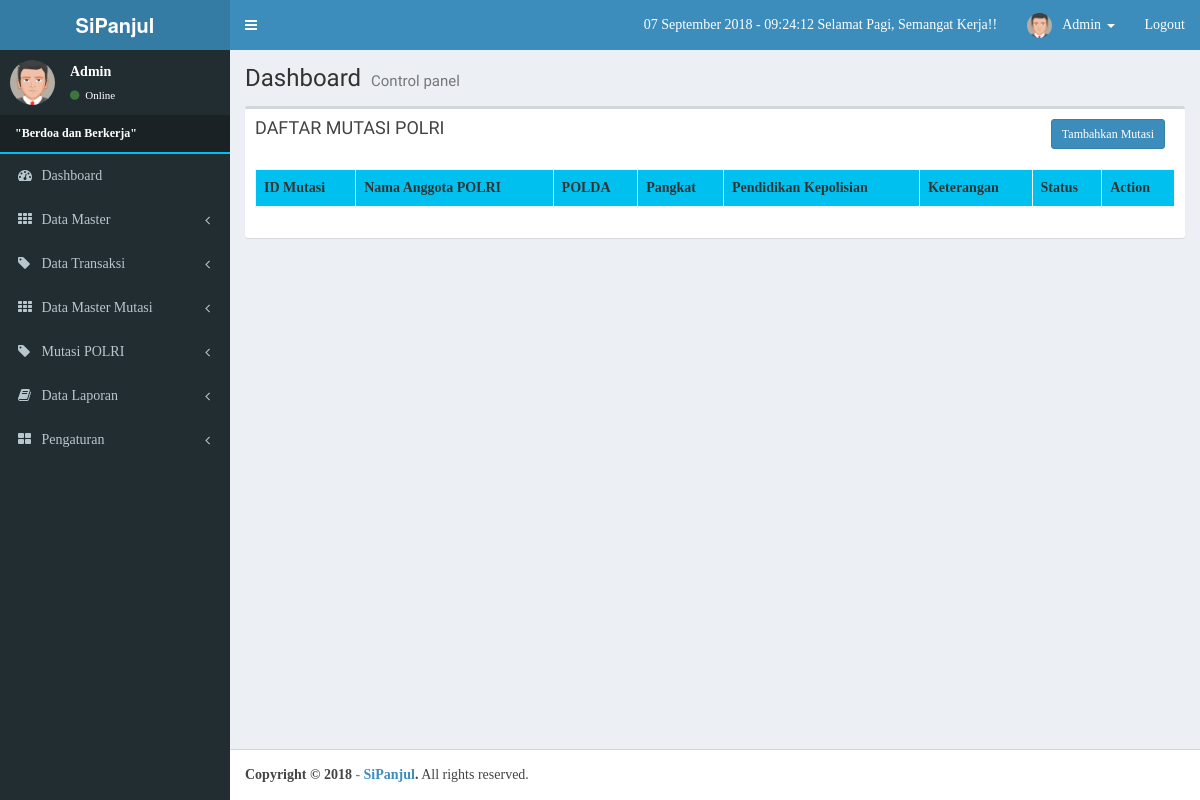
The page /index.php?view=mutasi (signed in) on the database as committed earlier.
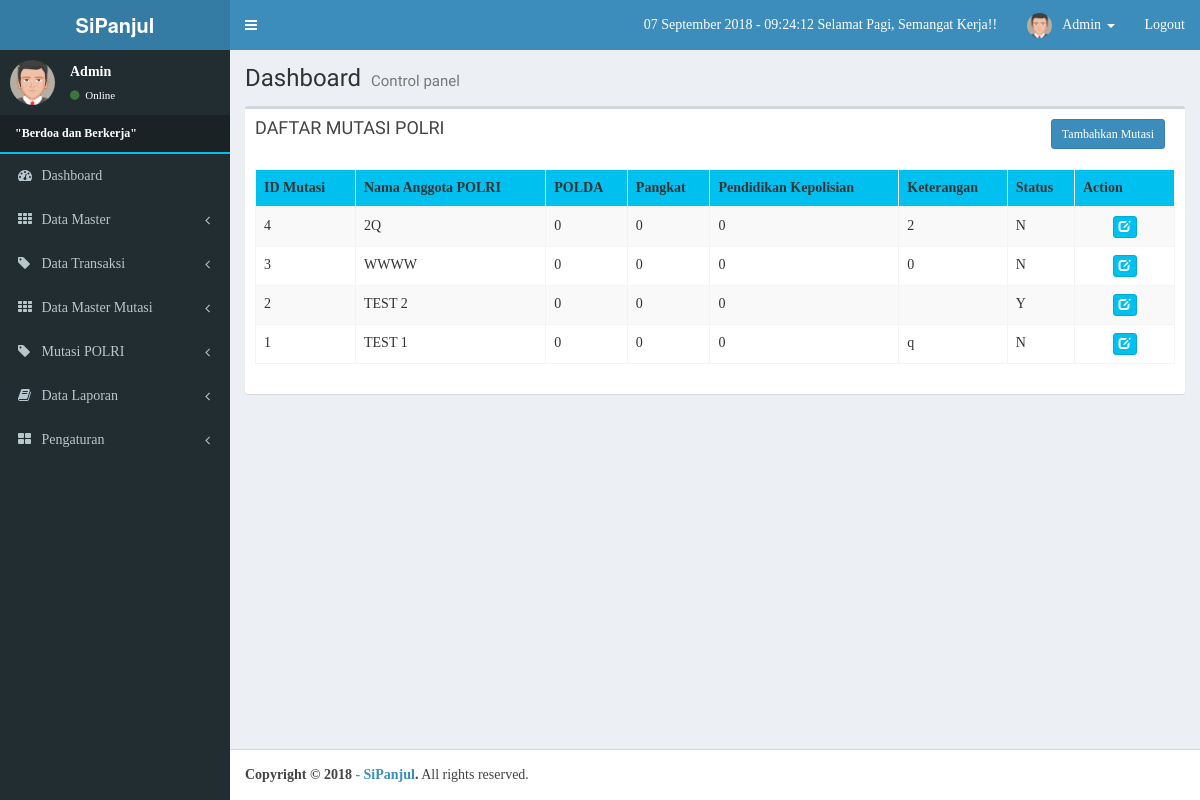
The same page on the database as committed later.
### tables this page shows
CREATE TABLE IF NOT EXISTS `iw_users` (
  `username` varchar(50) NOT NULL DEFAULT '',
  `password` varchar(255) NOT NULL,
  `nama_lengkap` varchar(100) NOT NULL,
  `email` varchar(100) NOT NULL,
  `no_telp` varchar(20) NOT NULL,
  `foto` varchar(100) NOT NULL DEFAULT 'default.png',
  `level` varchar(20) NOT NULL,
  `blokir` enum('Y','N') NOT NULL DEFAULT 'N',
  `id_session` varchar(100) NOT NULL
);

CREATE TABLE IF NOT EXISTS `iw_mutasi` (
`id_mutasi` int(5) NOT NULL,
  `nm_anggota` varchar(100) NOT NULL,
  `id_polda` int(11) NOT NULL,
  `id_pangkat` int(11) NOT NULL,
  `id_pendidikan` int(11) NOT NULL,
  `keterangan` text NOT NULL,
  `status` enum('Y','N') NOT NULL DEFAULT 'Y'
);

### config/library.php (called while the page is built, shortened)
<?php
$tgl_skrg     = date("d");
$bln_sekarang = date("m");
$thn_sekarang = date("Y");
$jam_sekarang = date("H:i:s");
?>

### config/fungsi_indotgl.php (called while the page is built, shortened)
<?php
	function getBulanraport($bln){
				switch ($bln){
					case 9:
						return "September";
						break;
				}
			}
?>

### application/mutasi_polri.php (the view, shortened to what this page needs)
<?php
if ($_GET[act]==''){
?>
            <div class="col-xs-12">
              <div class="box">
                <div class="box-header">
                  <h3 class="box-title">DAFTAR MUTASI POLRI</h3>
                  <form style='margin-right:5px; margin-top:0px' class='pull-right' action='' method='GET'>
                  <a style='margin-right:5px' class='pull-right btn btn-primary btn-sm' href='index.php?view=mutasi&act=tambahmutasi'>Tambahkan Mutasi</a>
                  </form>
                </div>
                <div class="box-body">
                <form action='' method='POST'>
                <?php
                    echo "<table id='example1' class='table table-bordered table-striped'>
                    <thead style='background:#00c0ef;'>";
                  echo "<th>ID Mutasi</th>
						<th>Nama Anggota POLRI</th>
                        <th>POLDA</th>
						<th>Pangkat</th>
						<th>Pendidikan Kepolisian</th>
						<th>Keterangan</th>
                        <th>Status</th>
                        <th>Action</th>
                        </tr>
                    </thead>
                    <tbody>";
                    $tampil = mysql_query("SELECT * FROM iw_mutasi
                        ORDER BY id_mutasi DESC");
                    while($r=mysql_fetch_array($tampil)){
                    echo "<tr>";
                              echo "
                              <td width='100px'>$r[id_mutasi]</td>
                              <td>$r[nm_anggota]</td>
							  <td>$r[id_polda]</td>
							  <td>$r[id_pangkat]</td>
							  <td>$r[id_pendidikan]</td>
							  <td>$r[keterangan]</td>
                              <td>$r[status]</td>
                              <td width='100px'><center>
                                  <a class='btn btn-info btn-xs' title='Edit mutasi' href='?view=mutasi&act=editmutasi&id=$r[id_mutasi]'><span class='glyphicon glyphicon-edit'></span></a>
                                </center></td></tr>";
                      }
                  ?>
                    </tbody>
                  </table>
                </div>
              </div>
            </div>
<?php
}
?>

### index.php (shortened to what this page needs)
<?php
  include "config/library.php";
  include "config/fungsi_indotgl.php";
  if (isset($_SESSION[id])){
      if ($_SESSION[level]=='admin'){
          $iden = mysql_fetch_array(mysql_query("SELECT * FROM iw_users where username='$_SESSION[id]'"));
           $nama =  $iden[nama_lengkap];
           $foto = 'dist/img/avatar5.png';
      }
?>
<!DOCTYPE html>
<html>
  <head>
    <link rel="stylesheet" href="bootstrap/css/bootstrap.min.css">
    <link rel="stylesheet" href="https://maxcdn.bootstrapcdn.com/font-awesome/4.4.0/css/font-awesome.min.css">
    <link rel="stylesheet" href="https://code.ionicframework.com/ionicons/2.0.1/css/ionicons.min.css">
    <link rel="stylesheet" href="plugins/datatables/dataTables.bootstrap.css">
    <link rel="stylesheet" href="dist/css/AdminLTE.min.css">
    <link rel="stylesheet" href="dist/css/skins/_all-skins.min.css">
    <link rel="stylesheet" href="plugins/iCheck/flat/blue.css">
    <link rel="stylesheet" href="plugins/morris/morris.css">
    <link rel="stylesheet" href="plugins/jvectormap/jquery-jvectormap-1.2.2.css">
    <link rel="stylesheet" href="plugins/datepicker/datepicker3.css">
    <link rel="stylesheet" href="plugins/daterangepicker/daterangepicker-bs3.css">
    <link rel="stylesheet" href="plugins/bootstrap-wysihtml5/bootstrap3-wysihtml5.min.css">
  <link href="jquery-ui-1.11.4/smoothness/jquery-ui.css" rel="stylesheet" />
  <link rel="stylesheet" href="jquery-ui-1.11.4/jquery-ui.theme.css">
    <link rel="stylesheet" href="style.css" type="text/css" />
  </head>
  <body class="hold-transition skin-blue sidebar-mini">
    <div class="wrapper">
      <header class="main-header">
          <?php include "main-header.php"; ?>
      </header>
      <aside class="main-sidebar">
            <?php
              if ($_SESSION[level]=='user'){
                include "menu-user.php";
              }elseif ($_SESSION[level]=='kasir'){
                include "menu-kasir.php";
              }elseif ($_SESSION[level]=='admin'){
                include "menu-admin.php";
              }else{
                include "menu-default.php";
              }
            ?>
      </aside>
      <div class="content-wrapper">
        <section class="content-header">
          <h1> Dashboard <small>Control panel</small> </h1>
        </section>
        <section class="content">
        <?php
          if ($_GET[view]=='home' OR $_GET[view]==''){
              if($_SESSION[level]=='admin'){
                  include "application/home_admin.php";
              }elseif($_SESSION[level]=='user'){
                  echo "<div class='row'>";
                          include "application/home_user_row1.php";
                  echo "</div>
                        <div class='row'>";
                          include "application/home_user_row2.php";
                  echo "</div>";
              }else{
                  echo "<div class='row'>";
                          include "application/home_default.php";
                  echo "</div>
                        <div class='row'>";
                          include "";
                  echo "</div>";
              }
          }
          elseif ($_GET[view]=='kategori'){
            echo "<div class='row'>";
                    include "application/master_kategori.php";
            echo "</div>";
          }elseif ($_GET[view]=='jenis'){
            echo "<div class='row'>";
                    include "application/master_jenis.php";
            echo "</div>";
          }elseif ($_GET[view]=='produk'){
            echo "<div class='row'>";
                    include "application/master_produk.php";
            echo "</div>";
          }elseif ($_GET[view]=='supplier'){
            echo "<div class='row'>";
                    include "application/master_supplier.php";
            echo "</div>";
          }elseif ($_GET[view]=='merk'){
            echo "<div class='row'>";
                    include "application/master_merk.php";
            echo "</div>";
          }elseif ($_GET[view]=='type'){
            echo "<div class='row'>";
                    include "application/master_type.php";
            echo "</div>";
          }
          elseif ($_GET[view]=='pembelian'){
            echo "<div class='row'>";
                    include "application/transaksi_pembelian.php";
            echo "</div>";
          }elseif ($_GET[view]=='penjualan'){
            echo "<div class='row'>";
                    include "application/transaksi_penjualan.php";
            echo "</div>";
          }
          elseif ($_GET[view]=='polda'){
            echo "<div class='row'>";
                    include "application/master_polda.php";
            echo "</div>";
          }elseif ($_GET[view]=='pangkat'){
            echo "<div class='row'>";
                    include "application/master_pangkat.php";
            echo "</div>";
          }elseif ($_GET[view]=='pendidikan'){
            echo "<div class='row'>";
                    include "application/master_pendidikan.php";
            echo "</div>";
          }
          elseif ($_GET[view]=='mutasi'){
            echo "<div class='row'>";
                    include "application/mutasi_polri.php";
            echo "</div>";
          }
          elseif ($_GET[view]=='laporanpembelian'){
            echo "<div class='row'>";
                    include "application/laporan_pembelian.php";
            echo "</div>";
          }elseif ($_GET[view]=='laporanpenjualan'){
            echo "<div class='row'>";
                    include "application/laporan_penjualan.php";
            echo "</div>";
          }elseif ($_GET[view]=='stockopname'){
            echo "<div class='row'>";
                    include "application/laporan_stockopname.php";
            echo "</div>";
          }
          elseif ($_GET[view]=='pengaturanstok'){
            echo "<div class='row'>";
                    include "application/pengaturan_stok.php";
            echo "</div>";
          }elseif ($_GET[view]=='pengaturanpengguna'){
            echo "<div class='row'>";
                    include "application/pengaturan_pengguna.php";
            echo "</div>";
          }
        ?>
        </section>
      </div>
      <footer class="main-footer">
          <?php include "footer.php"; ?>
      </footer>
    </div>
  </body>
</html>
<?php
  }else{
    include "login.php";
  }
?>

### main-header.php (shortened to what this page needs)
  <a href="index.php" class="logo">
    <span class="logo-lg"><b>SiPanjul</b></span>
  </a>
  <nav class="navbar navbar-static-top" role="navigation">
    <a href="#" class="sidebar-toggle" data-toggle="offcanvas" role="button">
    </a>
    <div class="navbar-custom-menu">
      <ul class="nav navbar-nav">
        <li>
  <a href="index.php"><span><?php echo"$tgl_skrg";?> <?php
  $bulan=getBulanraport($bln_sekarang);
  echo"$bulan";?> <?php echo"$thn_sekarang";?> - <?php echo"$jam_sekarang";?>
  Semangat Kerja!!</span>
  </a>
</li>
        <li class="dropdown user user-menu">
          <a href="#" class="dropdown-toggle" data-toggle="dropdown">
            <img src="<?php echo $foto; ?>" class="user-image" alt="User Image">
            <span class="hidden-xs"><?php echo $nama; ?></span> <span class='caret'></span>
          </a>
        </li>
        <li><a href="logout.php" >Logout</a></li>
      </ul>
    </div>
  </nav>

### menu-admin.php (shortened to what this page needs)
<section class="sidebar">
          <div class="user-panel">
            <div class="pull-left image">
              <img src="<?php echo $foto; ?>" class="img-circle" alt="User Image">
            </div>
            <div class="pull-left info">
              <p><?php echo $nama; ?></p>
              <a href="#"><i class="fa fa-circle text-success"></i> Online</a>
            </div>
          </div>
          <ul class="sidebar-menu">
            <li class="header" style='color:#fff; border-bottom:2px solid #00c0ef'><marquee> <b>"Berdoa dan Berkerja"</b></marquee></li>
            <li><a href="index.php"><i class="fa fa-dashboard"></i> <span>Dashboard</span></a></li>
            <li class="treeview">
              <a href="#"><i class="fa fa-th"></i> <span>Data Master</span><i class="fa fa-angle-left pull-right"></i></a>
            </li>
			<li class="treeview">
              <a href="#"><i class="fa fa-tag"></i> <span>Data Transaksi</span><i class="fa fa-angle-left pull-right"></i></a>
            </li>
			<li class="treeview">
              <a href="#"><i class="fa fa-th"></i> <span>Data Master Mutasi</span><i class="fa fa-angle-left pull-right"></i></a>
            </li>
            <li class="treeview">
              <a href="#"><i class="fa fa-tag"></i> <span>Mutasi POLRI</span><i class="fa fa-angle-left pull-right"></i></a>
            </li>
            <li class="treeview">
              <a href="#"><i class="fa fa-book"></i> <span>Data Laporan</span><i class="fa fa-angle-left pull-right"></i></a>
            </li>
            <li class="treeview">
              <a href="#"><i class="fa fa-th-large"></i> <span>Pengaturan</span><i class="fa fa-angle-left pull-right"></i></a>
            </li>
              </ul>
        </section>

### footer.php (shortened to what this page needs)
<strong>Copyright &copy; <?php echo date('Y'); ?> <a target='_BLANK' href="">- SiPanjul</a>.</strong> All rights reserved.

### style.css (style rules this page uses)
* { margin: 0; padding: 0; }
body, html { font-family: Calibri, "times new roman", sans-serif; }

Rows that differ between the two databases and show on the page:
added iw_mutasi: id_mutasi "4", nm_anggota "2Q", id_polda "0", id_pangkat "0", id_pendidikan "0", keterangan "2", status "N"
added iw_mutasi: id_mutasi "3", nm_anggota "WWWW", id_polda "0", id_pangkat "0", id_pendidikan "0", keterangan "0", status "N"
added iw_mutasi: id_mutasi "2", nm_anggota "TEST 2", id_polda "0", id_pangkat "0", id_pendidikan "0", status "Y"
added iw_mutasi: id_mutasi "1", nm_anggota "TEST 1", id_polda "0", id_pangkat "0", id_pendidikan "0", keterangan "q", status "N"
